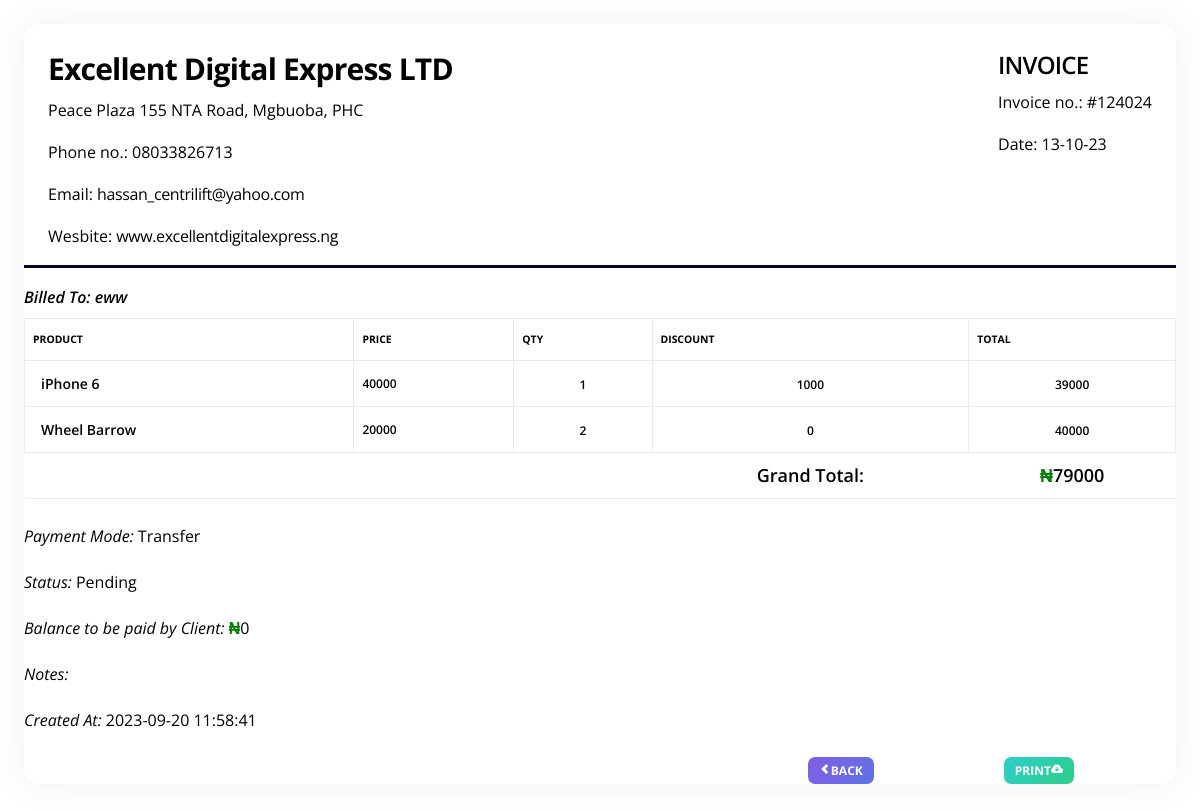
/admin/pages/view-transaction.php?id=40 (signed in), run on the app's committed database.
### tables this page shows
CREATE TABLE `orders` (
  `id` int(11) NOT NULL,
  `user_id` int(11) NOT NULL,
  `invoice_no` varchar(11) NOT NULL,
  `customer_name` varchar(255) NOT NULL,
  `phone` varchar(255) NOT NULL,
  `notes` text NOT NULL,
  `total_price` int(11) NOT NULL,
  `balance` int(11) NOT NULL,
  `payment_mode` varchar(255) NOT NULL,
  `status` tinyint(4) NOT NULL,
  `created_at` timestamp NOT NULL DEFAULT current_timestamp()
);

CREATE TABLE `store_order_items` (
  `id` int(11) NOT NULL,
  `prod_id` int(11) NOT NULL,
  `order_id` int(11) NOT NULL,
  `prod_name` varchar(255) NOT NULL,
  `price` int(11) NOT NULL,
  `qty` int(11) NOT NULL,
  `discount` int(11) NOT NULL,
  `total` int(11) NOT NULL
);

### functions/userfunctions.php (called while the page is built, shortened)
<?php
function getOrders($order_id) {
    global $conn;
    $query = "SELECT * FROM orders WHERE id='$order_id'";
    return $query_run = mysqli_query($conn, $query);
}
?>

### admin/pages/view-transaction.php (the view, shortened to what this page needs)
<?php
require_once '../../functions/userfunctions.php';
require_once '../../config/dbcon.php';
?>
<!DOCTYPE html>
<html lang="en">
<head>
  <link href="../assets/css/nucleo-icons.css" rel="stylesheet" />
  <link href="../assets/css/nucleo-svg.css" rel="stylesheet" />
  <link href="../assets/css/nucleo-svg.css" rel="stylesheet" />
  <link id="pagestyle" href="../assets/css/argon-dashboard.css?v=2.0.4" rel="stylesheet" />
    <link rel="stylesheet" href="print.css" media="print">
</head>
<body>
<div class="container-fluid py-4">
      <div class="row">
        <div class="col-12">
          <div class="card mb-4">
            <div class="card-header pb-0">
            <div class="d-flex justify-content-between">
                <div>
                    <h3>Excellent Digital Express LTD</h3>
                    <p>Peace Plaza 155 NTA Road, Mgbuoba, PHC</p>
                    <p>Phone no.: 08033826713</p>
                    <p>Email: <a href="">hassan_centrilift@yahoo.com</a></p>
                    <p>Wesbite: <a href="">www.excellentdigitalexpress.ng</a></p>
                </div>
                <?php
                    $order_id = $_GET['id'];
                    $orders = getOrders($order_id);
                    $info = mysqli_fetch_array($orders);
                ?>
                <div>
                    <h4>INVOICE</h4>
                    <p>Invoice no.: <?=$info['invoice_no'];?></p>
                    <p>Date: <?= date('d-m-y'); ?></p>
                </div>
            </div>
            </div>
            <div class="card-body px-0 pt-0 pb-2">
              <div class="table-responsive p-0">
              <p style="width:100%;border-bottom:3px solid rgb(7, 7, 32);"></p>
                <table id="myTable" class="table table-bordered align-items-center mb-0">
                  <thead>
                    <tr><h6><i>Billed To: <?=$info['customer_name'];?></i></h6></tr>
                    <tr>
                    <th class="text-uppercase  text-xxs font-weight-bolder ps-2">Product</th>
                      <th class="text-uppercase text-xxs font-weight-bolder ps-2">Price</th>
                      <th class="text-uppercase text-xxs font-weight-bolder ps-2">QTY</th>
                      <th class="text-uppercase text-xxs font-weight-bolder ps-2">Discount </th>
                      <th class="text-uppercase text-xxs font-weight-bolder ps-2">Total </th>
                    </tr>
                  </thead>
                  <tbody>
                    <?php
                    $AllTotal = 0;
                      if (mysqli_num_rows($orders) > 0) {
                        foreach($orders as $item) {
                        $order_id = $item['id'];
                        $sql2 = "SELECT * FROM store_order_items WHERE order_id='$order_id'";
                        $result2 = mysqli_query($conn,$sql2);
                        if (mysqli_num_rows($result2) > 0) {
                            foreach($result2 as $order_item) {
                                $total = ($order_item['price'] * $order_item['qty']) - $order_item['discount'];
                                $AllTotal += $total;
                      ?>
                      <tr>
                      <td>
                        <div class="d-flex px-2 py-1">
                          <div class="d-flex flex-column justify-content-center">
                            <h6 class="mb-0 text-sm"><?=$order_item['prod_name']?></h6>
                          </div>
                        </div>
                      </td>
                      <td>
                        <p class="text-xs font-weight-bold mb-0"><?=$order_item['price']?></p>
                      </td>
                      <td class="align-middle text-center">
                        <span class="text-xs font-weight-bold "><?=$order_item['qty']?></span>
                      </td>
                      <td class="align-middle text-center">
                        <span class="text-xs font-weight-bold"><?=$order_item['discount']?></span>
                      </td>
                      <td class="align-middle text-center">
                        <span class="text-xs font-weight-bold"><?=$total;?></span>
                      </td>
                    </tr>
                  <?php } ?>
                        <tr>
                            <td></td><td></td><td></td>
                            <td class="align-middle text-center"><span class="text-black text-lg font-weight-bold">Grand Total:</span></td>
                            <td class="align-middle text-center"><span class="text-black text-lg font-weight-bold"><span style="color: green;font-weight: bold">&#8358;</span><?=$AllTotal;?></span></td>
                        </tr>
                        <?php
                        }
                    }
                  } ?>
                  </tbody>
                </table>
                </div>
                <div class="row mt-4">
                    <div class="col-md-12">
                        <p><i>Payment Mode:</i> <span><?=$info['payment_mode'];?></span></p>
                    </div>
              </div>
                <div class="row mt-1">
                    <div class="col-md-12">
                        <p><i>Status:</i> <?php
                        $status = $info['status'];
                        ?>
                      <?php if ($status == 0) {
                        ?>
                        <span>Pending</span>
                      <?php } ?></p>
                    </div>
              </div>
              <div class="row mt-1">
                    <div class="col-md-12">
                        <p><i>Balance to be paid by Client:</i> <span><span style="color: green;font-weight: bold">&#8358;</span><?=$info['balance'];?></span></p>
                    </div>
              </div>
              <div class="row mt-1">
                    <div class="col-md-12">
                        <p><i>Notes:</i> <span><?=$info['notes'];?></span></p>
                    </div>
              </div>
              <div class="row mt-1">
                    <div class="col-md-12">
                        <p><i>Created At:</i> <span><?=$info['created_at'];?></span></p>
                    </div>
              </div>
            </div>
            <div class="row d-flex justify-content-end">
                <div class="col-md-2">
                <button class="badge badge-sm bg-gradient-primary border-0" onclick="window.location.href='transactions.php'"><i class="ni ni-bold-left"></i>Back</button>
                </div>
                <div class="col-md-2">
                <button class="badge badge-sm bg-gradient-success border-0" onclick="return window.print()">Print<i class="ni ni-cloud-download-95"></i></button>
                </div>
            </div>
          </div>
        </div>
      </div>
    </div>
</body>
</html>

### admin/pages/print.css (style rules this page uses)
* { font-family: sans-serif; }

### admin/pages/view-transaction.php (style rules this page uses)
div, span, p, a, h3, h4, h6, th, td { color: black; }

### data on the page
orders: invoice_no "#124024", customer_name "eww", AllTotal "79000", payment_mode "Transfer", balance "0", created_at "2023-09-20 11:58:41"
store_order_items: prod_name "iPhone 6", price "40000", qty "1", discount "1000", total "39000"
store_order_items: prod_name "Wheel Barrow", price "20000", qty "2", discount "0", total "40000"
